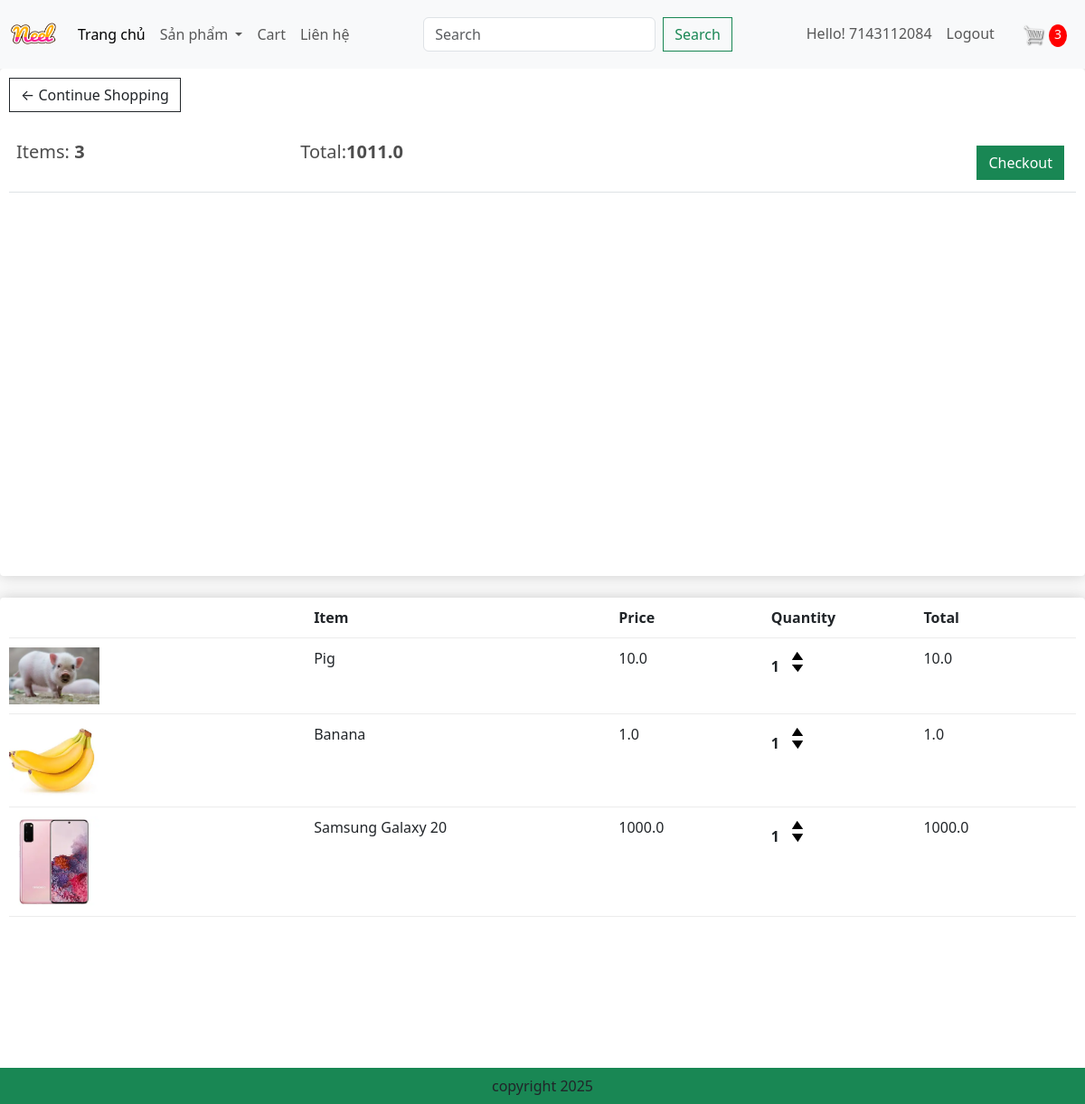
The app's page /cart/ (signed in) with its own data.
### app/models.py (models this page shows, shortened)
class Order(models.Model):
    customer = models.ForeignKey(User, on_delete=models.SET_NULL, null=True, blank=True)
    date_order = models.DateTimeField(auto_now_add=True)
    complete = models.BooleanField(default=False, null=True, blank=False)
    transaction_id = models.CharField(max_length=200, null=True)
    @property
    def get_cart_items(self):
        orderitems = self.orderitem_set.all()
        total = sum([item.quantity for item in orderitems])
        return total
    @property
    def get_cart_total(self):
        orderitems = self.orderitem_set.all()
        total = sum([item.get_total for item in orderitems])
        return total

class OrderItem(models.Model):
    product = models.ForeignKey(Product, on_delete=models.SET_NULL, null=True, blank=True)
    order = models.ForeignKey(Order, on_delete=models.SET_NULL, null=True, blank=True)
    quantity = models.IntegerField(default=0, null=True, blank=True)
    date_added = models.DateTimeField(auto_now_add=True)
    @property
    def get_total(self):
        total = self.product.price * self.quantity
        return total

class Product(models.Model):
    category = models.ManyToManyField(Category, related_name='product')
    name = models.CharField(max_length=200, null=True)
    price = models.FloatField(null=True)
    digital = models.BooleanField(default=False, null=True, blank=False)
    image = models.ImageField(null= True, blank= True)
    detail= models.TextField(null= True, blank= True)
    @property
    def ImageURL(self):
        try:
            url = self.image.url
        except:
            url = ''
        return url

### app/views.py (the view)
# urls.py: path('cart/', views.cart, name="cart"),
def cart(request):
    if request.user.is_authenticated:
        customer = request.user
        order, created = Order.objects.get_or_create(customer = customer, complete = False)
        items = order.orderitem_set.all()
        cartItems = order.get_cart_items
    else:
        items = []
        order = {'get_cart_items':0,'get_cart_total':0}
        cartItems = order['get_cart_items']
    categories = Category.objects.filter(is_sub = False)
    context = {'categories':categories,'items':items, 'order':order,'cartItems':cartItems}
    return render(request, 'app/cart.html',context)

### app/templates/app/cart.html
{% extends 'app/base.html' %}
{% load static %}
{% block cart_content %}
<div class="row">
	<div class="col-lg-12">
		<div class="box-element">
			<a  class="btn btn-outline-dark" href="{% url 'home' %}">&#x2190; Continue Shopping</a>
			<br>
			<br>
			<table class="table">
				<tr>
					<th><h5>Items: <strong>{{order.get_cart_items}}</strong></h5></th>
					<th><h5>Total:<strong>{{order.get_cart_total}}</strong></h5></th>
					<th>
						<a  style="float:right; margin:5px;" class="btn btn-success" href="{% url 'checkout' %}">Checkout</a>
					</th>
				</tr>
			</table>
		</div>
		<br>
		<div class="box-element">
			<div class="cart-row">
				<div style="flex:2"></div>
				<div style="flex:2"><strong>Item</strong></div>
				<div style="flex:1"><strong>Price</strong></div>
				<div style="flex:1"><strong>Quantity</strong></div>
				<div style="flex:1"><strong>Total</strong></div>
			</div>
			{% for item in items %}
			<div class="cart-row">
				<div style="flex:2"><img class="row-image" src="{{item.product.ImageURL}}"></div>
				<div style="flex:2"><p>{{item.product.name}}</p></div>
				<div style="flex:1"><p>{{item.product.price}}</p></div>
				<div style="flex:1">
					<p class="quantity">{{item.quantity}}</p>
					<div class="quantity">
						<img data-product= {{item.product.id}} data-action= 'add' class="chg-quantity update-cart" src="{% static  'app/images/arrow-up.png' %}">
						<img data-product= {{item.product.id}} data-action= 'remove' class="chg-quantity update-cart" src="{% static  'app/images/arrow-down.png' %}">
					</div>
				</div>
				<div style="flex:1"><p>{{ item.get_total }}</p></div>
			</div>
			{% endfor %}
		</div>
	</div>
</div>
{% endblock cart_content %}

### app/templates/app/base.html (shortened to what this page needs)
{% load static %}
<!DOCTYPE html>
<html>
    <head>
        <link href="https://cdn.jsdelivr.net/npm/bootstrap@5.3.6/dist/css/bootstrap.min.css" rel="stylesheet">
        <link href="{%static 'app/css/style.css' %}" rel="stylesheet"/>
        <link href="{%static 'app/css/all.min.css' %}" rel="stylesheet"/>
        <link href="{%static 'app/css/owl.carousel.min.css' %}" rel="stylesheet"/>
        <link rel="stylesheet" type="text/css" href="{%static 'app/css/main.css' %}"/>
        <link rel="stylesheet" href="">
    </head>
    <body>
        <nav class="navbar navbar-expand-lg bg-light">
            <div class="container-fluid">
                <a class="navbar-brand" href="{% url 'home' %}">
                    <img src =" {% static 'app/images/Neel.png' %}" width="50" height="50" />
                </a>
                <div class="collapse navbar-collapse" id="navbarSupportedContent">
                    <ul class="navbar-nav me-auto mb-2 mb-lg-0">
                        <li class="nav-item">
                            <a class="nav-link active" aria-current="page" href="{% url 'home' %}">Trang chủ</a>
                        </li>
                        <li class="nav-item dropdown">
                            <a class="nav-link dropdown-toggle" href="#" role="button" data-bs-toggle="dropdown" aria-expanded="false">
                                Sản phẩm
                            </a>
                        </li>
                        <li class="nav-item">
                            <a class="nav-link" href="{% url 'cart' %}">Cart</a>
                        </li>
                        <li class="nav-item">
                            <a class="nav-link" href="#">Liên hệ</a>
                        </li>
                    </ul>
                    <form class="d-flex" role="search" method="POST" action="{% url 'search' %}">
                        <input class="form-control me-2" type="search" placeholder="Search" aria-label="Search" name="searched">
                        <button class="btn btn-outline-success" type="submit">Search</button>
                    </form>
                    <ul class="navbar-nav ms-auto mb-2 mb-lg-0">
                        {% if request.user.is_authenticated %}
                            <li class="nav-item">
                                <span class="nav-link">Hello! {{request.user}}</span>
                            </li>
                            <li class="nav-item">
                                <a class="nav-link" href="{% url 'logout' %}">Logout</a>
                            </li>
                        {% endif %}
                        <li class="nav-item">
                            <a class="nav-link" href="{% url 'cart' %}">
                                <img id="cart-icon" src="{% static 'app/images/cart.png' %}" alt="Cart">
                                <p id='cart-total' class="d-inline-block mb-0">{{cartItems}}</p>
                            </a>
                        </li>
                    </ul>
                </div>
            </div>
        </nav>
        <main class="flex-grow-1">
        {% block cart_content %}{% endblock cart_content %}
        </main>
        <footer class="container--fluid bg-success text-center fixed-bottom p-2">
            copyright 2025
        </footer>
    </body>
</html>

### app/static/app/css/main.css (style rules this page uses)
body { background-color: hsl(0, 0%, 98%); }
h1,h2,h3,h4,h5,h6 { color:hsl(0, 0%, 30%); }
.box-element { box-shadow: hsl(0, 0%, 80%) 0 0 16px; background-color: #fff; border-radius: 4px; padding: 10px; height: 100%; }
#cart-icon { width:25px; display: inline-block; margin-left: 15px; }
#cart-total { display: block; text-align: center; color:#fff; background-color: red; width: 20px; height: 25px; border-radius: 50%; font-size: 14px; }
.col-lg-3, .col-lg-4, .col-lg-6, .col-lg-8, .col-lg-12 { margin-top: 0 !important; }
.btn { border-radius: 0; }
.row-image { width: 100px; }
.cart-row { display: flex; align-items: flex-stretch; padding-bottom: 10px; margin-bottom: 10px; border-bottom: 1px solid #ececec; }
.quantity { display: inline-block; font-weight: 700; padding-right:10px; }
.chg-quantity { width: 12px; cursor: pointer; display: block; margin-top: 5px; transition:.1s; }
.col-lg-12 > .box-element:first-child { margin-top: 0px !important; }

### records on screen
Order: get_cart_items "3", get_cart_total "1011.0"
OrderItem: product.ImageURL (picture), product.name "Pig", product.price "10.0", quantity "1", get_total "10.0"
OrderItem: product.ImageURL (picture), product.name "Banana", product.price "1.0", quantity "1", get_total "1.0"
OrderItem: product.ImageURL (picture), product.name "Samsung Galaxy 20", product.price "1000.0", quantity "1", get_total "1000.0"

### other values on screen
{{ request.user }} "7143112084"
{{ cartItems }} "3"
